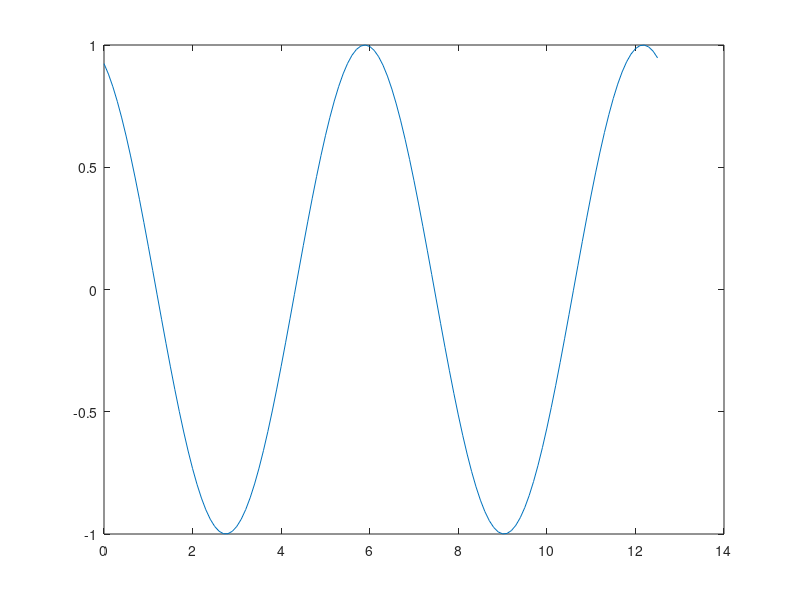

Here is the MATLAB script that generated this plot:
t = 0:2*pi/16:2*pi;
x = 0:0.1:4*pi;

for I=1:16
  phi = cos(t(I) - x);
  plot(x, phi)
  F(I) = getframe;
end

movie(F,4);

